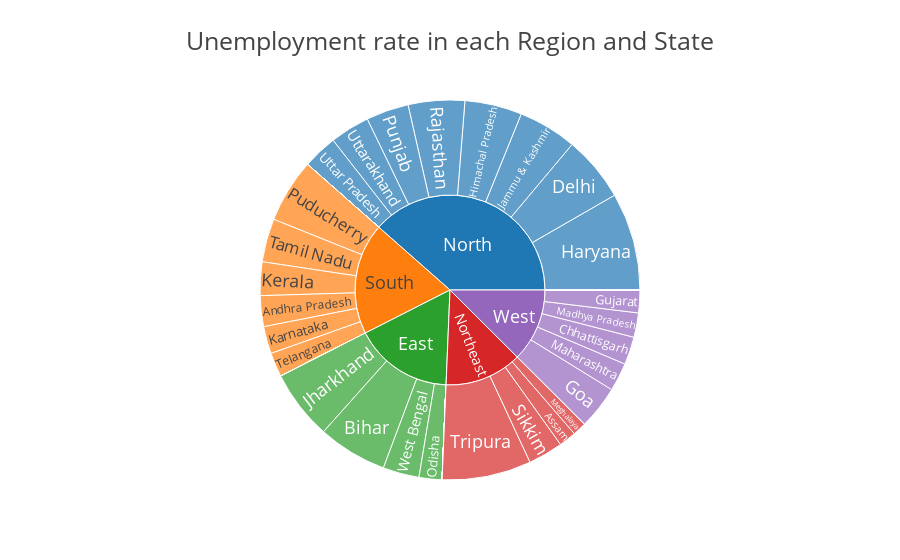

Write notebook code for a chart like this one.
### Markdown cell above
We see that during the month of April, the states Puducherry, Tamil Nadu, Jharkhand, Bihar, Tripura, Haryana of India saw the major unemplyment hike.

### Code cell
unemployed_df = df[['States', 'Region', 'Estimated Unemployment Rate', 'Estimated Employed', 'Estimated Labour Participation Rate']]
unemployed = unemployed_df.groupby(['Region', 'States'])['Estimated Unemployment Rate'].mean().reset_index()
fig = px.sunburst(unemployed, path=['Region', 'States'], values='Estimated Unemployment Rate', color_continuous_scale='rdylbu',
                  title='Unemployment rate in each Region and State', height=550, template='presentation')
fig.show()

### Figure 1 — Plotly figure (JSON) as saved in the notebook; plotly's stock layout.template omitted (floating-point values rounded to 4 significant figures; data arrays with more than 128 entries replaced by an {"elided": "..."} marker saying what was removed)
{"data": [{"branchvalues": "total", "domain": {"x": [0, 1], "y": [0, 1]}, "hovertemplate": "labels=%{label}<br>Estimated Unemployment Rate=%{value}<br>parent=%{parent}<br>id=%{id}<extra></extra>", "ids": {"elided": "140 str values"}, "labels": {"elided": "140 str values"}, "name": "", "parents": {"elided": "140 str values"}, "type": "sunburst", "values": {"elided": "140 float values"}}], "layout": {"autosize": true, "legend": {"tracegroupgap": 0}, "title": {"text": "Unemployment rate in each Region and State"}}}
